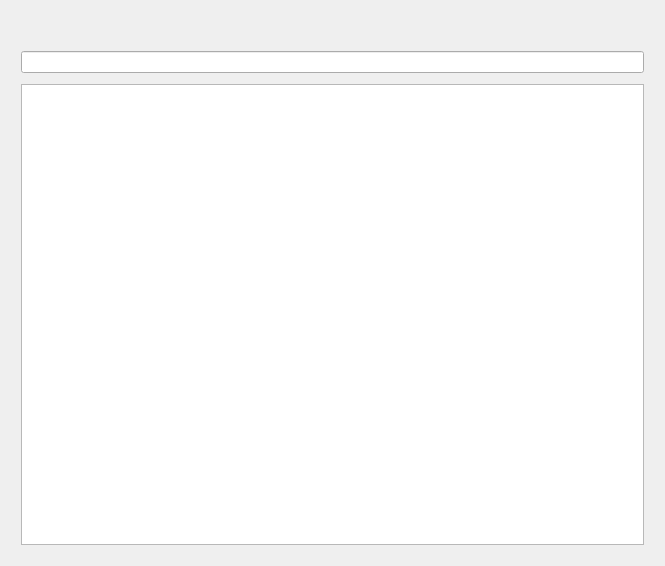
<?xml version="1.0" encoding="UTF-8"?>
<ui version="4.0">
 <class>commandTerminal</class>
 <widget class="QWidget" name="commandTerminal">
  <property name="geometry">
   <rect>
    <x>0</x>
    <y>0</y>
    <width>665</width>
    <height>566</height>
   </rect>
  </property>
  <property name="windowTitle">
   <string>Form</string>
  </property>
  <layout class="QHBoxLayout" name="horizontalLayout">
   <item>
    <layout class="QVBoxLayout" name="verticalLayout">
     <property name="leftMargin">
      <number>10</number>
     </property>
     <property name="topMargin">
      <number>40</number>
     </property>
     <property name="rightMargin">
      <number>10</number>
     </property>
     <property name="bottomMargin">
      <number>10</number>
     </property>
     <item>
      <widget class="LineEdit" name="command_input"/>
     </item>
     <item>
      <spacer name="verticalSpacer">
       <property name="orientation">
        <enum>Qt::Vertical</enum>
       </property>
       <property name="sizeType">
        <enum>QSizePolicy::Fixed</enum>
       </property>
       <property name="sizeHint" stdset="0">
        <size>
         <width>20</width>
         <height>5</height>
        </size>
       </property>
      </spacer>
     </item>
     <item>
      <widget class="TextEdit" name="TextEdit">
       <property name="readOnly">
        <bool>true</bool>
       </property>
      </widget>
     </item>
    </layout>
   </item>
  </layout>
 </widget>
 <customwidgets>
  <customwidget>
   <class>LineEdit</class>
   <extends>QLineEdit</extends>
   <header>qfluentwidgets</header>
  </customwidget>
  <customwidget>
   <class>TextEdit</class>
   <extends>QTextEdit</extends>
   <header>qfluentwidgets</header>
  </customwidget>
 </customwidgets>
 <resources/>
 <connections/>
</ui>
